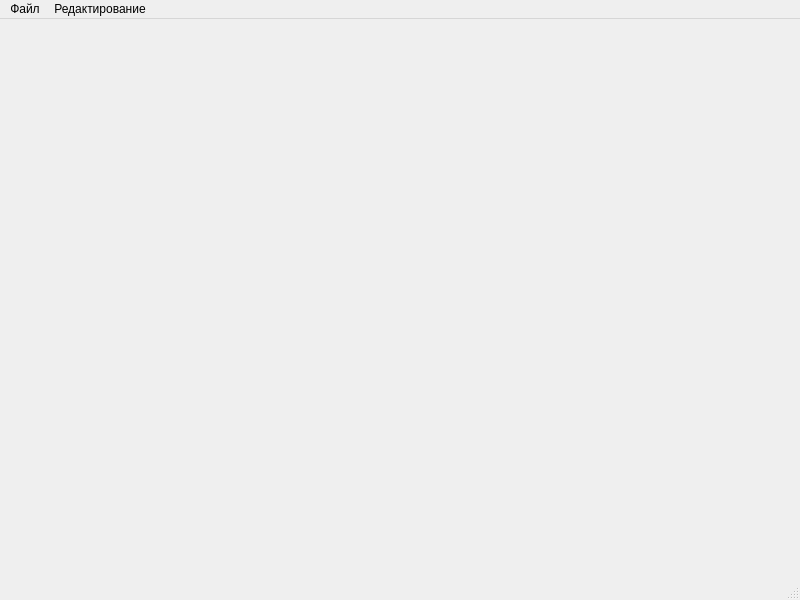
<?xml version="1.0" encoding="UTF-8"?>
<ui version="4.0">
 <class>MainWindow</class>
 <widget class="QMainWindow" name="MainWindow">
  <property name="geometry">
   <rect>
    <x>0</x>
    <y>0</y>
    <width>800</width>
    <height>600</height>
   </rect>
  </property>
  <property name="windowTitle">
   <string>MainWindow</string>
  </property>
  <widget class="QWidget" name="centralwidget"/>
  <widget class="QMenuBar" name="menubar">
   <property name="geometry">
    <rect>
     <x>0</x>
     <y>0</y>
     <width>800</width>
     <height>21</height>
    </rect>
   </property>
   <widget class="QMenu" name="menu">
    <property name="title">
     <string>Файл</string>
    </property>
    <addaction name="actionOpen"/>
    <addaction name="separator"/>
    <addaction name="actionSave"/>
    <addaction name="separator"/>
    <addaction name="actionQuit"/>
   </widget>
   <widget class="QMenu" name="menu_2">
    <property name="title">
     <string>Редактирование</string>
    </property>
    <addaction name="separator"/>
    <addaction name="actionAnnul"/>
    <addaction name="separator"/>
    <addaction name="separator"/>
    <addaction name="actionClear"/>
    <addaction name="separator"/>
    <addaction name="actionDialog"/>
   </widget>
   <addaction name="menu"/>
   <addaction name="menu_2"/>
  </widget>
  <widget class="QStatusBar" name="statusBar"/>
  <action name="actionOpen">
   <property name="text">
    <string>Открыть</string>
   </property>
  </action>
  <action name="actionSave">
   <property name="text">
    <string>Сохранить</string>
   </property>
  </action>
  <action name="actionQuit">
   <property name="text">
    <string>Выход</string>
   </property>
   <property name="shortcut">
    <string>Esc</string>
   </property>
  </action>
  <action name="actionColor">
   <property name="text">
    <string>Выбрать цвет</string>
   </property>
  </action>
  <action name="actionAnnul">
   <property name="text">
    <string>Отменить</string>
   </property>
  </action>
  <action name="actionClear">
   <property name="text">
    <string>Очистить</string>
   </property>
  </action>
  <action name="actionDialog">
   <property name="text">
    <string>Цвет</string>
   </property>
  </action>
 </widget>
 <resources/>
 <connections>
  <connection>
   <sender>actionQuit</sender>
   <signal>triggered()</signal>
   <receiver>MainWindow</receiver>
   <slot>close()</slot>
   <hints>
    <hint type="sourcelabel">
     <x>-1</x>
     <y>-1</y>
    </hint>
    <hint type="destinationlabel">
     <x>399</x>
     <y>299</y>
    </hint>
   </hints>
  </connection>
 </connections>
</ui>
